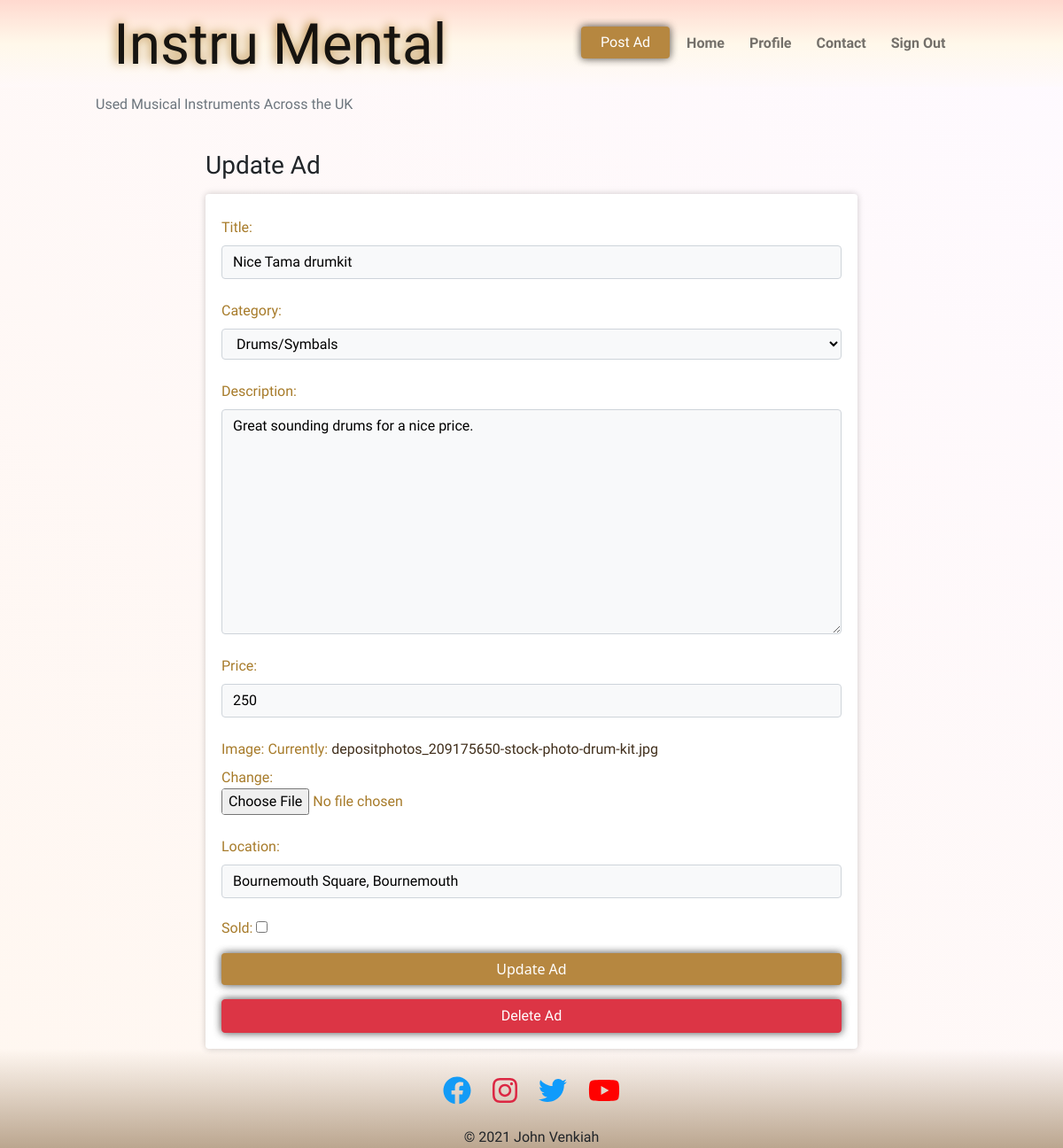
Page /ad_update/admin/nice-tama-drumkit/ (signed in) on the committed database.
### ads/models.py (models this page shows, shortened)
class Ad(models.Model):
    title = models.CharField(max_length=250, unique=True)
    slug = models.SlugField(max_length=200, unique=True)
    seller = models.ForeignKey(User, on_delete=models.CASCADE)
    image = models.ImageField(blank=False)
    category = models.CharField(max_length=250)
    description = models.CharField(max_length=800)
    created_on = models.DateTimeField(auto_now_add=True)
    price = models.PositiveIntegerField(
        validators=[MaxValueValidator(99999999)]
    )
    location = models.CharField(max_length=200)
    city = models.CharField(max_length=200)
    sold = models.BooleanField(default=False)
    saved = models.ManyToManyField(User, related_name='ad_saves', blank=True)
    class Meta:
        ordering = ['-created_on']
        verbose_name = 'ad'
        verbose_name_plural = 'ads'

### ads/views.py (the view, shortened to what this page needs)
class AdUpdateView(UpdateView):
    template_name = 'ads/ad_update.html'
    model = Ad
    form_class = AdForm
    google_api_key = GOOGLE_API_KEY
    def get_object(self, *args, **kwargs):
        obj = super(AdUpdateView, self).get_object(*args, **kwargs)
        if not obj.seller == self.request.user:
            raise PermissionDenied
        return obj
    def get_context_data(self, **kwargs):
        context = super(AdUpdateView, self).get_context_data(**kwargs)
        context['google_api_key'] = self.google_api_key
        return context
    @method_decorator(login_required)
    def dispatch(self, *args, **kwargs):
        return super(AdUpdateView, self).dispatch(*args, **kwargs)

### ads/forms.py
class AdForm(forms.ModelForm):
    def __init__(self, *args, **kwargs):
        super().__init__(*args, **kwargs)
        self.fields['location'].widget.attrs.update(
            {
                'required': ''
            }
        )
        self.fields['price'].widget.attrs['placeholder'] = '£0.00'
    class Meta:
        model = Ad
        fields = (
            'title',
            'category',
            'description',
            'price',
            'image',
            'location',
            'sold',
        )
    description = forms.CharField(
        widget=forms.Textarea(
            {
                'rows': 10,
                'class': 'textarea',
            }
        )
    )
    category = forms.ChoiceField(
            choices=zip(category_dict.keys(), category_dict.keys()))

### templates/ads/ad_update.html (shortened to what this page needs)
{% extends "main/base.html" %}
{% load static %}
{% block content %}
<div class="container">
<div class="row justify-content-center">
    <div class="col-md-10 col-lg-8">
        <h3 class="mt-3 mb-3">Update Ad</h3>
        <form class="d-grid post-ad-form" method="POST" enctype="multipart/form-data">
            {{ form.as_p }}
            <button class="btn btn-main mt-3" type="submit">Update Ad</button>
            <a class="btn btn-danger mt-3"href="{% url 'ads:delete_ad' ad.seller ad.slug %}">Delete Ad</a>
        </form>
    </div>
</div>
</div>
{% endblock %}

### static/css/style.css (style rules this page uses)
html, body { margin: 0; padding: 0; }
p, span, a, h2, h3, h4, h5 { font-family: 'PT Sans', sans-serif; }
p, span, a { font-weight: 400; }
a { color: #412f1c; text-decoration: none; }
.btn { display: block; }
.btn-main { background-color: rgb(182, 135, 64); border: rgb(167, 123, 42); color: #fff; }
.btn { box-shadow: 0px 0px 10px rgba(0, 0, 0, 0.4), 0px 0px 10px rgba(0, 0, 0, 0.4); }
.login input, .post-ad-form input, select, .textarea, .signup input { display: block; width: 100%; padding: .375rem .75rem; font-size: 1rem; font-weight: 400; line-height: 1.5; background-color: #f8f9fa; background-clip: padding-box; border: 1px solid #ced4da; border-radius: .25rem; }
.post-ad-form { border-radius: .25rem; box-shadow: 0px 1px 7px rgba(0, 0, 0, 0.1), 0px -1px 8px rgba(0, 0, 0, 0.1); background-color: #fff; border: rgb(167, 123, 42); color: rgb(167, 123, 42); padding: 18px; }
.post-ad-form label { margin: .5rem auto; }
#id_image { background-color: #fff; margin-left: 0; padding: 0; border: none; box-shadow: none; }
label[for="id_sold"] { display: inline; text-align: left; width: fit-content; border: none; }
#id_sold { width: fit-content; display: inline; margin-top: 18%; font-size: 3rem; }
.post-ad-form p:nth-child(8) { margin: 0 auto 0 0; align-self: flex-start; }

### rows in the picture
Ad: title "Nice Tama drumkit", category "Drums/Symbals", description "Great sounding drums for a nice price.", price "250", location "Bournemouth Square, Bournemouth"
